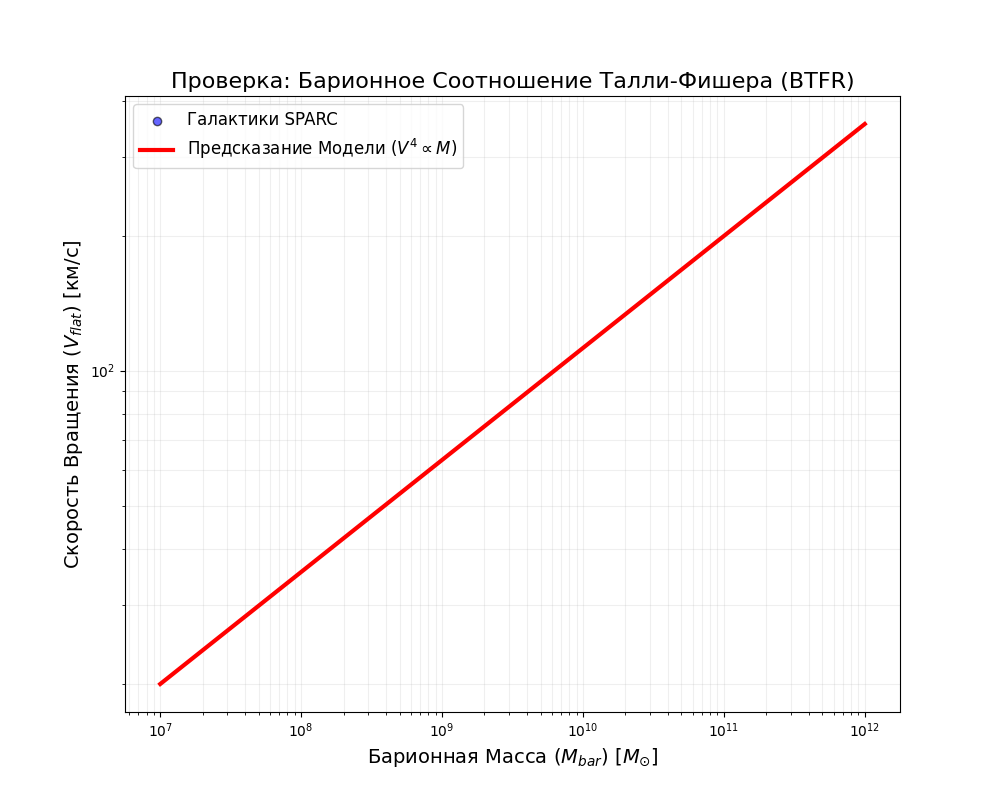

Here is the Python script that generated this plot:
import pandas as pd
import numpy as np
import matplotlib.pyplot as plt
import glob
import os
from scipy.stats import linregress

# --- НАСТРОЙКИ ---
DATA_FOLDER = 'data_rotmod'  # Та же папка, что и раньше
A0 = 1.2e-10                 # Твой параметр a0
G = 4.301e-6                 # Грав. постоянная (kpc * km^2/s^2 / M_sun) - удобные единицы

# M/L коэффициенты (как в SPARC)
ML_DISK = 0.5
ML_BULGE = 0.7

def get_galaxy_properties(file_path):
    try:
        # Читаем файл, пропуская заголовки с #
        # Имена колонок задаем жестко, так как в файле они закомментированы
        col_names = ['Rad', 'Vobs', 'errV', 'Vgas', 'Vdisk', 'Vbul', 'SBdisk', 'SBbul']
        df = pd.read_csv(file_path, sep=r'\s+', names=col_names, comment='#')
        
        # 1. Вычисляем скорость на плато (V_flat)
        # Берем среднее по последним 3 точкам (внешняя часть галактики)
        # Фильтруем плохие точки
        valid_v = df['Vobs'][df['Vobs'] > 0]
        if len(valid_v) < 3: return None
        V_flat = np.mean(valid_v.iloc[-3:])
        
        # 2. Вычисляем полную массу Барионов (M_bar)
        # V^2 = GM / R  =>  M = V^2 * R / G
        # Но SPARC дает скорости компонент (Vgas, Vdisk), которые уже V = sqrt(GM/R)
        # Значит M_component = V_component^2 * R_last / G
        # Однако, проще и точнее просуммировать светимости, если они есть, 
        # но через скорости в последней точке тоже можно оценить асимптотическую массу.
        
        last_row = df.iloc[-1]
        R_last_kpc = last_row['Rad']
        
        # Вклад газа (обычно доминирует на краях в LSB)
        V_gas_last = np.abs(last_row['Vgas'])
        M_gas = (V_gas_last**2 * R_last_kpc) / G
        
        # Вклад звезд (диск + балдж)
        V_disk_last = np.abs(last_row['Vdisk'])
        V_bul_last = np.abs(last_row['Vbul'])
        
        M_disk = (V_disk_last**2 * R_last_kpc) / G * ML_DISK
        M_bul = (V_bul_last**2 * R_last_kpc) / G * ML_BULGE
        
        M_total = M_gas + M_disk + M_bul
        
        return M_total, V_flat
        
    except Exception as e:
        return None

def plot_btfr():
    files = glob.glob(os.path.join(DATA_FOLDER, "*.dat"))
    print(f"Обработка {len(files)} галактик для BTFR...")
    
    masses = []
    velocities = []
    
    for f in files:
        props = get_galaxy_properties(f)
        if props:
            m, v = props
            if m > 1e6 and v > 10: # Фильтр мусора
                masses.append(m)
                velocities.append(v)
    
    masses = np.array(masses)
    velocities = np.array(velocities)
    
    # --- ПОСТРОЕНИЕ ГРАФИКА ---
    plt.figure(figsize=(10, 8))
    
    # 1. Данные
    plt.scatter(masses, velocities, alpha=0.6, c='blue', edgecolors='k', label='Галактики SPARC')
    
    # 2. Теоретическая линия (Наклон 4)
    # V^4 = G * a0 * M
    # log(V) = 0.25 * log(M) + const
    
    # Генерируем линию для диапазона масс
    m_range = np.logspace(7, 12, 100)
    
    # Перевод единиц для формулы V^4 = G * a0 * M
    # G в (m^3 / kg s^2) = 6.67e-11
    # a0 = 1.2e-10 m/s^2
    # M_sun в kg = 2e30
    # V будет в м/с, переведем в км/с
    
    # Проще: V_km_s = A * (M_solar)^0.25
    # Эмпирически A около 50-60 для BTFR.
    # Посчитаем точное предсказание твоей теории:
    # V = (G_newton * M_kg * a0_si)^(1/4)
    
    G_si = 6.674e-11
    M_sun_kg = 1.989e30
    v_theory_ms = (G_si * (m_range * M_sun_kg) * A0)**0.25
    v_theory_kms = v_theory_ms / 1000.0
    
    plt.plot(m_range, v_theory_kms, 'r-', linewidth=3, label='Предсказание Модели ($V^4 \propto M$)')
    
    # Оформление
    plt.xscale('log')
    plt.yscale('log')
    plt.xlabel(r'Барионная Масса ($M_{bar}$) [$M_{\odot}$]', fontsize=14)
    plt.ylabel(r'Скорость Вращения ($V_{flat}$) [км/с]', fontsize=14)
    plt.title('Проверка: Барионное Соотношение Талли-Фишера (BTFR)', fontsize=16)
    
    plt.grid(True, which="both", alpha=0.2)
    plt.legend(fontsize=12)
    
    # Вывод статистики
    slope, intercept, r_value, p_value, std_err = linregress(np.log10(masses), np.log10(velocities))
    print(f"Наклон регрессии данных (Slope): {1/slope:.2f} (Теория ожидает ~4.0)")
    
    plt.show()

if __name__ == "__main__":
    plot_btfr()
